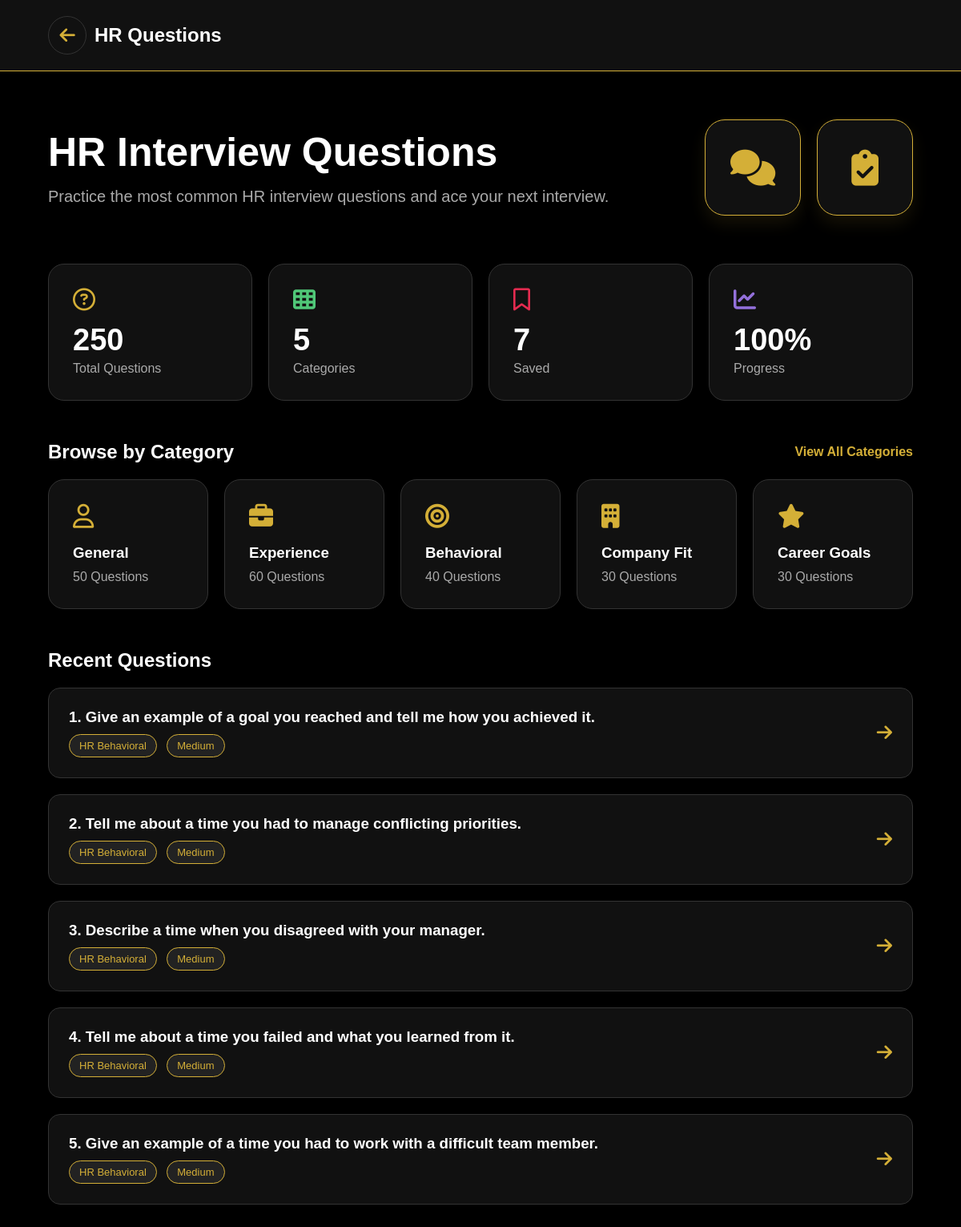
Page /practice/hr/ (signed in) on the committed database.
### interview/models.py (models this page shows, shortened)
class InterviewQuestionAnswer(models.Model):
    session = models.ForeignKey(InterviewSession, on_delete=models.CASCADE, related_name='questions')
    question_text = models.TextField()
    user_answer = models.TextField(blank=True)
    ai_feedback = models.TextField(blank=True)
    score = models.IntegerField(default=0)  # Score 0-100
    suggested_answer = models.TextField(blank=True)
    created_at = models.DateTimeField(auto_now_add=True)

class InterviewSession(models.Model):
    STATUS_CHOICES = (
        ('ongoing', 'Ongoing'),
        ('completed', 'Completed'),
    )
    user = models.ForeignKey(User, on_delete=models.CASCADE, related_name='interview_sessions')
    topic = models.CharField(max_length=150)  # e.g., Backend Developer, System Design, HR Behavioral
    difficulty = models.CharField(max_length=50, default='Medium')
    status = models.CharField(max_length=20, choices=STATUS_CHOICES, default='ongoing')
    total_score = models.IntegerField(default=0)  # Average score out of 100
    feedback_summary = models.TextField(blank=True)
    created_at = models.DateTimeField(auto_now_add=True)
    completed_at = models.DateTimeField(null=True, blank=True)

### interview/views.py (the view)
# urls.py: path("practice/hr/", views.hr_questions, name="hr_questions"),
@login_required
def hr_questions(request):
    user = request.user
    total_questions = 250
    categories = 5
    saved_count = SavedQuestion.objects.filter(user=user).count()
    hr_sessions_count = InterviewSession.objects.filter(user=user, topic__icontains='HR').count()
    progress = min(100, hr_sessions_count * 10)
    recent_questions = InterviewQuestionAnswer.objects.filter(
        session__user=user,
        session__topic__icontains='HR'
    ).order_by('-created_at')[:5]
    context = {
        'total_questions': total_questions,
        'categories': categories,
        'saved_count': saved_count,
        'progress': progress,
        'recent_questions': recent_questions
    }
    return render(request, "HR Question.html", context)

### templates/HR Question.html (shortened to what this page needs)
{% load static %}
<!DOCTYPE html>
<html lang="en">
<head>
<link rel="stylesheet" href="{% static 'css/HR Question.css' %}">
<link rel="stylesheet"href="https://cdnjs.cloudflare.com/ajax/libs/font-awesome/6.5.2/css/all.min.css">
</head>
<body>
<header>
    <div class="logo">
        <a href="{% url 'practice' %}" class="back-btn"><i class="fa-solid fa-arrow-left"></i></a>
        <h2>HR Questions</h2>
    </div>
</header>
<section class="hero">
<div class="left">
<h1>HR Interview Questions</h1>
<p>
Practice the most common HR interview questions
and ace your next interview.
</p>
</div>
<div class="right">
<div class="hero-icon">
<i class="fa-solid fa-comments"></i>
</div>
<div class="hero-icon">
<i class="fa-solid fa-clipboard-check"></i>
</div>
</div>
</section>
<section class="stats">
<div class="card">
<i class="fa-regular fa-circle-question blue"></i>
<h2>{{ total_questions }}</h2>
<p>Total Questions</p>
</div>
<div class="card">
<i class="fa-solid fa-table-cells green"></i>
<h2>{{ categories }}</h2>
<p>Categories</p>
</div>
<div class="card">
<i class="fa-regular fa-bookmark orange"></i>
<h2>{{ saved_count }}</h2>
<p>Saved</p>
</div>
<div class="card">
<i class="fa-solid fa-chart-line purple"></i>
<h2>{{ progress }}%</h2>
<p>Progress</p>
</div>
</section>
<section class="categories">
<div class="heading">
<h2>Browse by Category</h2>
<a href="#">View All Categories</a>
</div>
<div class="category-grid">
<a style="text-decoration: none;" href="{% url 'hr_general' %}">
    <div class="category">
<i class="fa-regular fa-user"></i>
<h3>General</h3>
<p>50 Questions</p>
</div>
</a>
<a style="text-decoration: none;" href="{% url 'hr_experience' %}">
    <div class="category">
      <i class="fa-solid fa-briefcase"></i>
      <h3>Experience</h3>
      <p>60 Questions</p>
    </div>
</a>
<a style="text-decoration: none;" href="{% url 'hr_behavioral' %}">
   <div class="category">
   <i class="fa-solid fa-bullseye"></i>
   <h3>Behavioral</h3>
   <p>40 Questions</p>
   </div>
</a>
<a style="text-decoration: none;" href="{% url 'hr_company_fit' %}">
<div class="category">
<i class="fa-solid fa-building"></i>
<h3>Company Fit</h3>
<p>30 Questions</p>
</div>
</a>
<a style="text-decoration: none;" href="{% url 'hr_career_goals' %}">
<div class="category">
<i class="fa-solid fa-star"></i>
<h3>Career Goals</h3>
<p>30 Questions</p>
</div>
</a>
</div>
</section>
<section class="recent">
<h2>Recent Questions</h2>
{% for question in recent_questions %}
<div class="question">
<div>
<h3>{{ forloop.counter }}. {{ question.question_text|truncatechars:100 }}</h3>
<span>{{ question.session.topic }}</span>
<span>{{ question.session.difficulty }}</span>
</div>
<a href="{% url 'session_detail' question.session.id %}" style="color: inherit;">
<i class="fa-solid fa-arrow-right"></i>
</a>
</div>
{% empty %}
<div style="text-align: center; padding: 20px; color: #888;">
  <p>No recent questions found. Take an HR mock interview to see them here!</p>
</div>
{% endfor %}
</section>
</body>
</html>

### static/css/HR Question.css (style rules this page uses)
body { background:#000; color:#fff; }
header { display:flex; justify-content:space-between; align-items:center; padding:20px 60px; background:#111; border-bottom:1px solid #d4af37; }
.logo { display:flex; align-items:center; gap:10px; }
.logo i { color:#d4af37; font-size:22px; }
.back-btn { width: 48px; height: 48px; display: flex; align-items: center; justify-content: center; background: #111; color: #D4AF37; border-radius: 50%; text-decoration: none; font-size: 24px; transition: 0.3s; border: 1px solid #333; }
.hero { display:flex; justify-content:space-between; align-items:center; padding:60px; }
.hero h1 { font-size:50px; margin-bottom:15px; }
.hero p { font-size:20px; color:#aaa; }
.right { display:flex; gap:20px; }
.hero-icon { width:120px; height:120px; background:#111; border:1px solid #d4af37; border-radius:25px; display:flex; justify-content:center; align-items:center; font-size:45px; color:#d4af37; box-shadow:0 10px 20px rgba(212,175,55,.1); }
.stats { display:grid; grid-template-columns:repeat(4,1fr); gap:20px; padding:0 60px; margin-bottom:50px; }
.card { background:#111; padding:30px; border-radius:20px; border:1px solid #333; transition:.3s; }
.card i { font-size:28px; margin-bottom:15px; }
.card h2 { font-size:38px; }
.card p { color:#aaa; margin-top:5px; }
.blue { color:#d4af37; }
.green { color:#50C878; }
.orange { color:#E52B50; }
.purple { color:#9370DB; }
.categories { padding:0 60px; }
.heading { display:flex; justify-content:space-between; align-items:center; margin-bottom:20px; }
.heading a { text-decoration:none; color:#d4af37; font-weight:600; }
.category-grid { display:grid; grid-template-columns:repeat(5,1fr); gap:20px; }
.category { color:#fff; background:#111; text-decoration: none; padding:30px; border-radius:20px; border:1px solid #333; transition:.3s; }
.category i { font-size:30px; color:#d4af37; margin-bottom:20px; }
.category h3 { margin-bottom:10px; }
.category p { color:#aaa; }
.recent { padding:50px 60px; }
.recent h2 { margin-bottom:20px; }
.question { background:#111; padding:25px; border-radius:15px; display:flex; justify-content:space-between; align-items:center; margin-bottom:20px; border:1px solid #333; transition:.3s; }
.question span { display:inline-block; margin-top:10px; padding:6px 12px; border-radius:20px; background:#222; color:#d4af37; border:1px solid #d4af37; font-size:13px; margin-right:8px; }
.question i { font-size:22px; color:#d4af37; cursor:pointer; }

### rows in the picture
InterviewQuestionAnswer: question_text "Give an example of a goal you reached and tell me how you achieved it.", session.topic "HR Behavioral", session.difficulty "Medium"
InterviewQuestionAnswer: question_text "Tell me about a time you had to manage conflicting priorities.", session.topic "HR Behavioral", session.difficulty "Medium"
InterviewQuestionAnswer: question_text "Describe a time when you disagreed with your manager.", session.topic "HR Behavioral", session.difficulty "Medium"
InterviewQuestionAnswer: question_text "Tell me about a time you failed and what you learned from it.", session.topic "HR Behavioral", session.difficulty "Medium"
InterviewQuestionAnswer: question_text "Give an example of a time you had to work with a difficult team member.", session.topic "HR Behavioral", session.difficulty "Medium"

### other values in the picture
{{ total_questions }} "250"
{{ categories }} "5"
{{ saved_count }} "7"
{{ progress }} "100"
